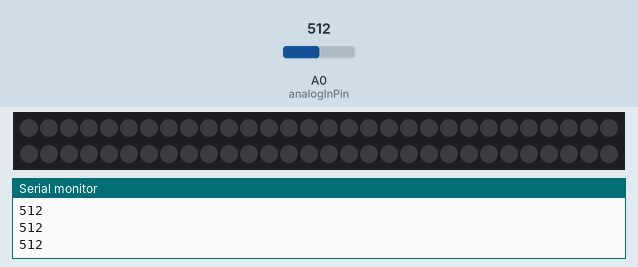
A sketch run on a simulated Arduino Uno, built with avr-gcc and run on an emulated ATmega328P. Parts: 60 RGB LEDs in strip order, left to right, continuing on the next row, the last lines printed to the serial monitor. The test bench sets the inputs (shaded band); at power-on: A0 (analogInPin) = 512. Dim RGB values are drawn brighter than linear.

Above: at 1.2 s.
1.3 s: A0 (analogInPin) set to 413
4.3 s: A0 (analogInPin) set to 384
At 4.96 s:
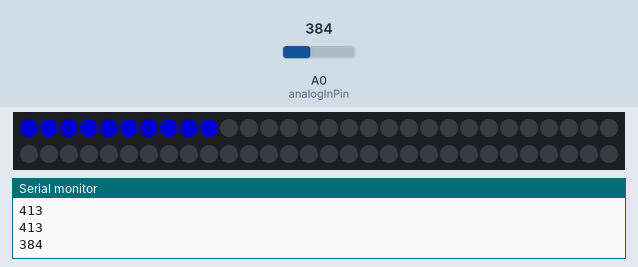
At 8.09 s:
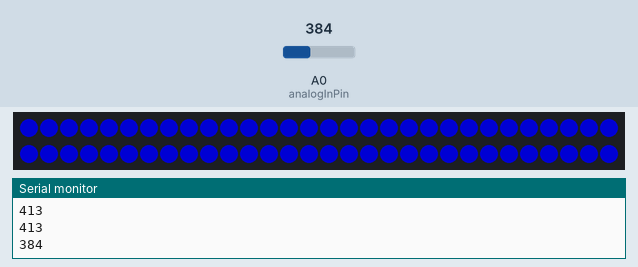
9.0 s: A0 (analogInPin) set to 410
12.0 s: A0 (analogInPin) set to 390
At 13.41 s:
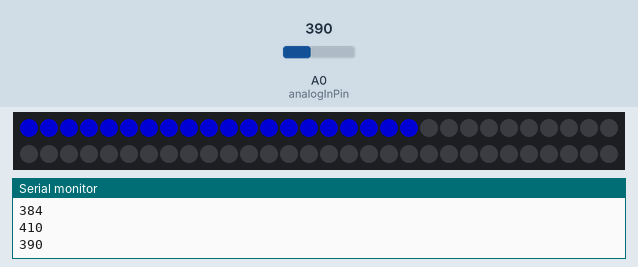

The sketch:

ledcoaster.ino
```cpp
#include <Adafruit_NeoPixel.h>

const int analogInPin = 0;
Adafruit_NeoPixel strip = Adafruit_NeoPixel(60, 6, NEO_GRB + NEO_KHZ800);
int sensorValue = 0;

void setup() {
  Serial.begin(9600);
  pinMode(0, INPUT_PULLUP);
  strip.begin();
  strip.show();
}

void loop() {
  sensorValue = analogRead(analogInPin);
  Serial.println(sensorValue);

  if (sensorValue < 400){
    colorWipe(strip.Color(0,0,128), 60);
    colorWipe(strip.Color(0,0,0), 60);
  } else {
    colorWipe(strip.Color(128,128,0), 0);
    colorWipe(strip.Color(0,0,0), 0);
  }
  delay(10);
}

void colorWipe(uint32_t c, uint8_t wait) {
  for (uint16_t i = 0; i < strip.numPixels(); i++) {
    strip.setPixelColor(i, c);
    strip.show();
    delay(wait);
  }
}
```

Measured:
- the behaviour switches between 400 and 399 on A0 (analogInPin) (found by bisection; images 0 and 1)
- after the input at 4.3 s, the LEDs: first change after 0.09 s (image 1 shows a later state)
- after the input at 12.0 s, the LEDs: first change after 0.22 s (image 3 shows a later state)
